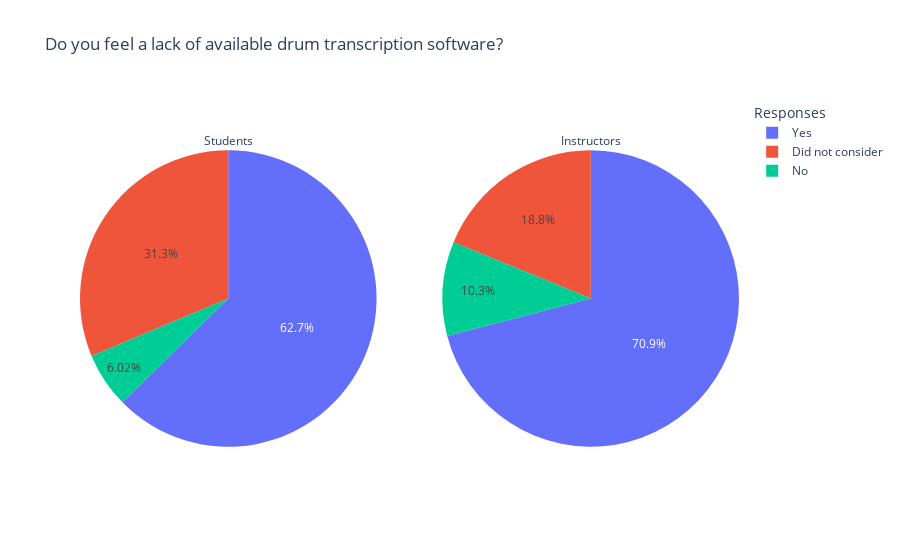

Source (notebook cell):
### Code cell
import plotly.graph_objects as go
from plotly.subplots import make_subplots

data = {"type": "pie"}

rows = 1
cols = 2

pie_data = [[data for j in range(cols)] for i in range(rows)]

fig = make_subplots(rows=rows, cols=cols, specs=pie_data)
row = 'lack_of_software'
#lack_of_software	desire_to_use	adt_desirable	knows_adt_apps

for i, group in enumerate(["Students", "Instructors"]):
    fig.add_trace(
        go.Pie(labels=df[df['group']==group][row], title=group),
        row=1, col=i+1, 
    )

fig.update_layout(
    title='Do you feel a lack of available drum transcription software?',
    legend_title='Responses'
)       

fig.show(width=800, height=400)
pio.write_image(fig, 'piess.png', width=800, height=500, scale=1)

### Figure 1 — Plotly figure (JSON) as saved in the notebook; plotly's stock layout.template omitted (floating-point values rounded to 4 significant figures; data arrays with more than 128 entries replaced by an {"elided": "..."} marker saying what was removed)
{"data": [{"domain": {"x": [0, 0.45], "y": [0, 1]}, "labels": {"elided": "166 str values"}, "title": {"text": "Students"}, "type": "pie"}, {"domain": {"x": [0.55, 1], "y": [0, 1]}, "labels": ["Yes", "Yes", "No", "Did not consider", "Yes", "Yes", "Yes", "Did not consider", "Did not consider", "Yes", "Yes", "Yes", "Yes", "Yes", "Yes", "Yes", "Did not consider", "Yes", "Yes", "Did not consider", "Yes", "Yes", "Yes", "Yes", "Yes", "Yes", "Did not consider", "Yes", "Yes", "Yes", "Yes", "Yes", "Yes", "Yes", "Yes", "Yes", "Yes", "Yes", "Yes", "Yes", "Did not consider", "Yes", "Yes", "Did not consider", "Did not consider", "Did not consider", "Yes", "Yes", "Yes", "Yes", "Yes", "Did not consider", "Yes", "Yes", "Yes", "Did not consider", "No", "Yes", "Yes", "Yes", "Yes", "Yes", "Yes", "Yes", "Yes", "Did not consider", "Yes", "No", "No", "No", "Yes", "No", "No", "Yes", "Yes", "Yes", "Did not consider", "Did not consider", "Did not consider", "No", "No", "No", "Yes", "Yes", "Yes", "Yes", "No", "Yes", "Yes", "Yes", "Did not consider", "Yes", "Yes", "Yes", "Yes", "Yes", "Yes", "Yes", "Yes", "Yes", "Yes", "Yes", "Did not consider", "Did not consider", "Did not consider", "No", "Yes", "Yes", "Yes", "Yes", "Yes", "Yes", "Did not consider", "Did not consider", "Yes", "Yes", "Yes"], "title": {"text": "Instructors"}, "type": "pie"}], "layout": {"legend": {"title": {"text": "Responses"}}, "title": {"text": "Do you feel a lack of available drum transcription software?"}}}
